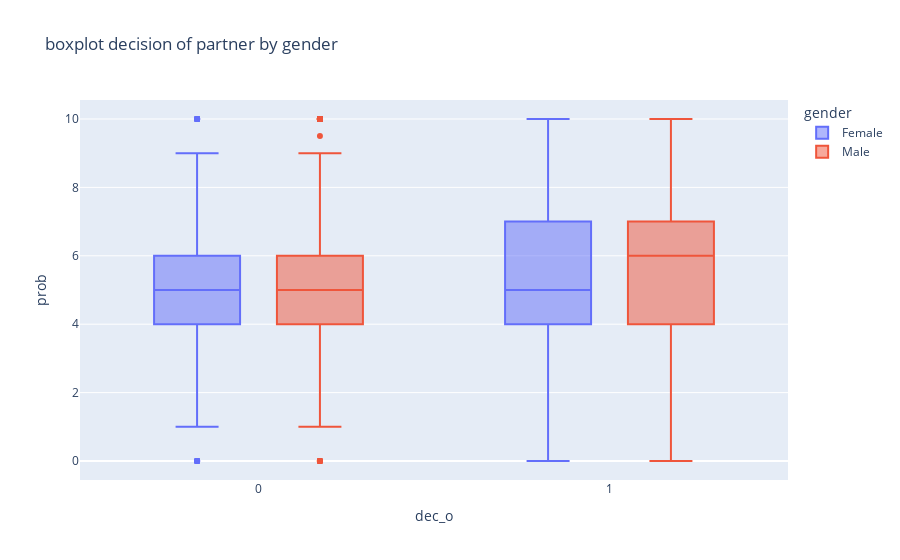

Notebook source saved alongside this figure:
### Code cell
fig = px.box(dataset, 
            x = "dec_o",
            y = "prob",
            color = 'gender',
            title = "boxplot decision of partner by gender"
            )
fig.show()

### Figure 1 — Plotly figure (JSON) as saved in the notebook; plotly's stock layout.template omitted (floating-point values rounded to 4 significant figures; data arrays with more than 128 entries replaced by an {"elided": "..."} marker saying what was removed)
{"data": [{"alignmentgroup": "True", "hovertemplate": "gender=Female<br>dec_o=%{x}<br>prob=%{y}<extra></extra>", "legendgroup": "Female", "marker": {"color": "#636efa"}, "name": "Female", "notched": false, "offsetgroup": "Female", "orientation": "v", "showlegend": true, "type": "box", "x": {"elided": "4184 int values"}, "x0": " ", "xaxis": "x", "y": {"elided": "4184 float values"}, "y0": " ", "yaxis": "y"}, {"alignmentgroup": "True", "hovertemplate": "gender=Male<br>dec_o=%{x}<br>prob=%{y}<extra></extra>", "legendgroup": "Male", "marker": {"color": "#EF553B"}, "name": "Male", "notched": false, "offsetgroup": "Male", "orientation": "v", "showlegend": true, "type": "box", "x": {"elided": "4194 int values"}, "x0": " ", "xaxis": "x", "y": {"elided": "4194 float values"}, "y0": " ", "yaxis": "y"}], "layout": {"boxmode": "group", "legend": {"title": {"text": "gender"}, "tracegroupgap": 0}, "title": {"text": "boxplot decision of partner by gender"}, "xaxis": {"anchor": "y", "domain": [0, 1], "title": {"text": "dec_o"}}, "yaxis": {"anchor": "x", "domain": [0, 1], "title": {"text": "prob"}}}}
